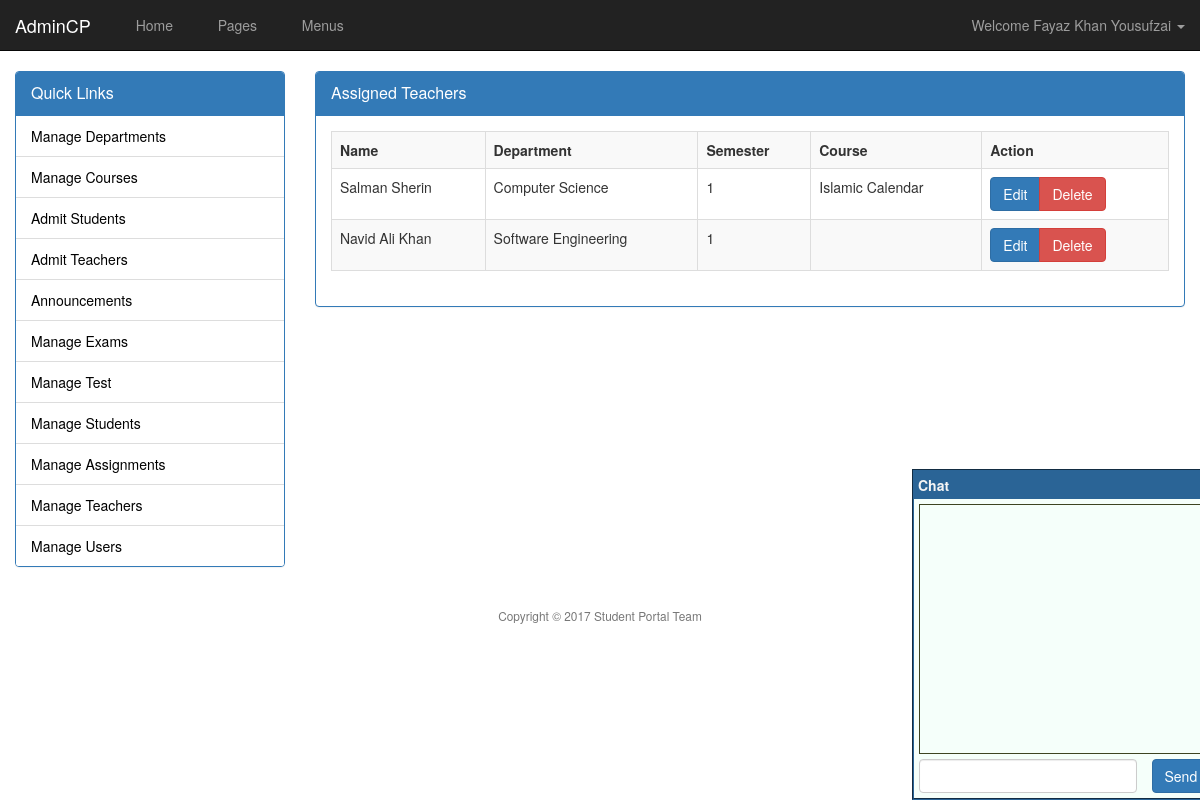
Screenshot of /admin/admit-teachers.php (signed in) with the database file from the repository.
### tables this page shows
CREATE TABLE `admission` (
  `admit_id` int(11) NOT NULL,
  `admit_type` varchar(20) NOT NULL,
  `user_id` int(11) NOT NULL,
  `department_id` int(11) NOT NULL,
  `semester_id` int(11) NOT NULL,
  `course_id` int(11) NOT NULL
);

### inc/database.php (called while the page is built, shortened)
<?php
class Database {
    public static $options = array();
    protected $con;
    protected $rs;
    private $row_id;
    public function __construct() {
        if (empty(self::$options)) {
            self::$options = array(
                PDO::ATTR_PERSISTENT => true,
                PDO::ATTR_ERRMODE => PDO::ERRMODE_EXCEPTION,
                PDO::MYSQL_ATTR_INIT_COMMAND => "SET NAMES utf8"
            );
        }
        try {
            $dsn = 'mysql:host=' . DB_HOST . ';dbname=' . DB_NAME;
            $this->con = new PDO($dsn, DB_USER, DB_PASS, self::$options);
        } catch (PDOException $e) {
            throw $e;
        }
    }
    public function query($stmt, $args = NULL) {
        $output = FALSE;
        try {
            $qprm = (!is_null($args) && !is_array($args)) ? array($args) : $args;
            $this->rs = $this->con->prepare($stmt);
            if (is_null($qprm)) {
                $this->rs->execute();
            } else {
                $this->rs->execute($qprm);
            }
            $this->row_id = $this->rs->rowCount();
            $output = $this;
        } catch (PDOException $e) {
            throw $e;
        }
        return $output;
    }
    public function queryValues($stmt, $fields = NULL, $args = NULL) {
        $output = FALSE;
        $fields = (is_array($fields)) ? $fields : array($fields);
        try {
            $db = new Database();
            $db->query($stmt, $args);
            if ($db->rowCount() > 0) {
                $r = $db->fetchArrayAssoc();
                foreach ($fields as $column) {
                    $output[$column] = $r[$column];
                }
            }
        } catch (PDOException $e) {
            throw $e;
        }
        return (object) $output;
    }
    public function fetchObject() {
        return $this->rs->fetch(PDO::FETCH_OBJ);
    }
    public function fetchArrayAssoc() {
        return $this->rs->fetch(PDO::FETCH_ASSOC);
    }
    public function rowCount() {
        return $this->row_id;
    }
    public function close() {
        $this->con = NULL;
        $this->row_id = NULL;
        $this->rs = NULL;
    }
}

### admin/admit-teachers.php (the view)
<?php require 'header.php' ?>
<?php
$db = new Database();
if (isset($_GET["do"])) {
    $do = cleanString($_GET["do"]);
    if($do=="add"){
        ?>
    <div class="panel panel-primary">
        <div class="panel-heading">
            <div class="panel-title">
                Assign Teacher
            </div>
        </div>
        <div class="panel-body">
            <?php
            if (isset($_POST["assign"])) {
                $teacher = cleanString($_POST["teacher"]);
                $department = cleanString($_POST["department"]);
                $semester = cleanString($_POST["semester"]);
                $course = cleanString($_POST["course"]);
                if (empty($teacher) || empty($department) || empty($semester) || empty($course)) {
                    msgBox("error", "All fields are required");
                } else {
                    $stmt = "INSERT INTO admission VALUES(null,?,?,?,?,?)";
                    $args = array("teacher", $teacher, $department, $semester, $course);
                    try {
                        $db->runQuery($stmt, $args);
                        msgBox("ok", "Teacher Assigned Successfully");
                    } catch (PDOException $e) {
                        msgBox("error", $e->getMessage());
                    }
                }
            }
            ?>
            <form method="post" action="<?php echo $_SERVER['REQUEST_URI'] ?>">
                <div class="form-group">
                    <label>Teacher</label>
                    <select name="teacher" class="form-control">
                        <?php echo list_teacher(); ?>
                    </select>
                </div>
                <div class="form-group">
                    <label>Department</label>
                    <select name="department" class="form-control">
                        <?php echo list_departments(); ?>
                    </select>
                </div>
                <div class="form-group">
                    <label>Semester</label>
                    <select name="semester" class="form-control">
                        <?php echo list_semesters(); ?>
                    </select>
                </div>
                <div class="form-group">
                    <label>Course</label>
                    <select name="course" class="form-control">
                        <?php echo list_courses(); ?>
                    </select>
                </div>
                <input type="submit" name="assign" value="Assign Teacher" class="btn btn-primary" />
            </form>
        </div>
    </div>
    <?php
    }else if($do == "delete"){
        if(isset($_GET["id"])){
            $id = intval($_GET["id"]);
            $db->runQuery("DELETE FROM admission WHERE admit_id = ?",$id);
            msgBox("ok", "Deleted");
            header("refresh:1;location:admit-teachers.php");
        }
    }
} else {
    ?>
    <div class="panel panel-primary">
        <div class="panel-heading">
            <div class="panel-title">
                Assigned Teachers
            </div>
        </div>
        <div class="panel-body">
            <table class="table table-bordered table-striped">
                <tr>
                    <th>Name</th>
                    <th>Department</th>
                    <th>Semester</th>
                    <th>Course</th>
                    <th>Action</th>
                </tr>
                <?php
                $db->query("SELECT * FROM admission WHERE admit_type = 'teacher'");
                while ($r = $db->fetchObject()) {
                    $user_name = $db->queryValues("SELECT user_name FROM users WHERE user_id = ?", "user_name", $r->user_id);
                    $department = $db->queryValues("SELECT department_name FROM departments WHERE department_id = ?", "department_name", $r->department_id);
                    $course = $db->queryValues("SELECT course_name FROM courses WHERE course_id = ?", "course_name", $r->course_id);
                    echo "
                    <tr>
                        <td>$user_name->user_name</td>
                        <td>$department->department_name</td>
                        <td>$r->semester_id</td>
                        <td>$course->course_name</td>
                        <td>
                            <div class='btn-group'>
                                <a href='admit-teachers.php?do=edit&amp;id=$r->admit_id' class='btn btn-primary'>Edit</a>
                                <a href='admit-teachers.php?do=delete&amp;id=$r->admit_id' class='btn btn-danger'>Delete</a>
                            </div>
                        </td>
                    </tr>
                ";
                }
                ?>
            </table>
        </div>
    </div>
    <?php
}
?>
<?php require 'footer.php' ?>

### content/assets/admin-theme/css/style.css (style rules this page uses)
@media (min-width: 786px) { .admin-body { background: url('../background.jpg') no-repeat fixed center center } }

### rows the page displays
admission: user_name "Salman Sherin", department_name "Computer Science", semester "1", course_name "Islamic Calendar"
admission: user_name "Navid Ali Khan", department_name "Software Engineering", semester "1"

### other values shown
$_SESSION["user_name"] "Fayaz Khan Yousufzai"
